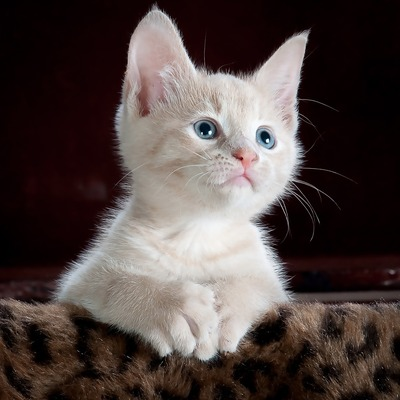
#> input picture 02-calculus-and-linear-algebra/2026-11-21-derivative-and-its-applications-practice-lab/data/cat.jpg, 400 x 400 px
$ jupyter execute 03_image_gradients_finite_differences_and_convolution.ipynb   (older library calls are emulated)
#> lines starting #> are read from the running program, lines starting #| are printed output that depends on the picture
# Lab 03: Image Gradients, Finite Differences, and 2D Convolution

[Back to Session Overview](../README.md) · [Module 02 Index](../../README.md)

---

## Overview

In computer vision and image processing, a digital image is represented as a discrete 2D scalar field $I(x, y)$ of pixel intensities. Visual features such as boundaries, contours, textures, and edges correspond to sharp spatial changes in image intensity.

Because digital images are discrete, spatial differentiation cannot take an infinitesimal limit $\Delta x \to 0$. Instead, we evaluate **discrete difference operators**:
1. **Discrete Image Representations:** Inspecting grayscale $(H, W)$ and RGB $(H, W, 3)$ structures in pure Python and NumPy.
2. **Horizontal and Vertical Spatial Gradients:** Approximating directional derivatives using forward and central finite difference schemes without convolution.
3. **Gradient Magnitude & Angle:** Computing $G(x, y) = \sqrt{G_x^2 + G_y^2}$ and $\theta(x, y) = \arctan2(G_y, G_x)$.
4. **2D Discrete Convolution:** Implementing spatial filtering using 2D difference kernels ($x$-kernel and $y$-kernel).
5. **The Sobel Operator:** Exploring separable $3 \times 3$ smoothing + differentiation kernels, verifying manual lecture hand-calculations ($a = -211 \implies |a| = 211$), and benchmarking against OpenCV.

[cell 1]
import math
from pathlib import Path

import cv2
import matplotlib.pyplot as plt
import numpy as np

plt.rcParams["figure.figsize"] = (12, 6)
plt.rcParams["axes.grid"] = False

---

## 1. Digital Image Representation

A grayscale image is an $H \times W$ matrix where each pixel is an 8-bit unsigned integer $p \in [0, 255]$:
- $0$: Absolute black
- $255$: Pure white

A color image is an $H \times W \times 3$ tensor with red, green, and blue intensity channels.

Here we load `../data/cat.jpg` and convert it into a pure Python 2D list `list[list[int]]` to demonstrate first-principles algorithms before using vectorized libraries.

[cell 2]
data_path = Path("../data/cat.jpg")
assert data_path.is_file(), f"Image fixture not found at {data_path.resolve()}"

# Load image in grayscale and color modes using OpenCV
img_bgr = cv2.imread(str(data_path), cv2.IMREAD_COLOR)
#> img_bgr is the input picture: shape (400, 400, 3); mean B, G, R 66.7, 69.3, 80.9
img_rgb = cv2.cvtColor(img_bgr, cv2.COLOR_BGR2RGB)
img_gray = cv2.imread(str(data_path), cv2.IMREAD_GRAYSCALE)
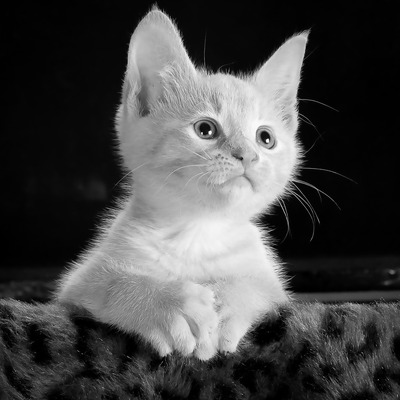
#> img_gray: shape (400, 400); min 0, max 255, mean 72.4

print(f"Color Image Shape:     {img_rgb.shape} (dtype: {img_rgb.dtype})")
#| Color Image Shape:     (400, 400, 3) (dtype: uint8)
print(f"Grayscale Image Shape: {img_gray.shape} (dtype: {img_gray.dtype})")
#| Grayscale Image Shape: (400, 400) (dtype: uint8)
print(f"Intensity Range:       [{img_gray.min()}, {img_gray.max()}]")
#| Intensity Range:       [0, 255]

# Convert to pure-Python nested 2D list for first-principles algorithmic implementation
cat_image_list = img_gray.tolist()
#> cat_image_list = 400 items
assert isinstance(cat_image_list, list)
assert isinstance(cat_image_list[0], list)
print(f"Pure Python List Size: {len(cat_image_list)} rows x {len(cat_image_list[0])} cols")
#| Pure Python List Size: 400 rows x 400 cols

---

## 2. Spatial Derivatives Without Convolution (Nested Loops)

On a continuous function, $f'(x) = \lim_{\Delta x \to 0} \frac{f(x+\Delta x) - f(x-\Delta x)}{2\Delta x}$. On a discrete image grid with unit pixel spacing $\Delta x = 1$, the central difference across symmetric neighbors is:

$$G_x(i, j) = I(i, j+1) - I(i, j-1)$$
$$G_y(i, j) = I(i+1, j) - I(i-1, j)$$

The combined **gradient magnitude** measures total edge strength:

$$G(i, j) = \sqrt{G_x(i, j)^2 + G_y(i, j)^2}$$

[cell 3]
def compute_x_derivative(image):
    """Compute horizontal image derivative G_x via central difference."""
    h = len(image)
    w = len(image[0])
    x_derivative = [[0.0] * w for _ in range(h)]
    for i in range(1, h - 1):
        for j in range(1, w - 1):
            x_derivative[i][j] = float(image[i][j + 1] - image[i][j - 1])
    return x_derivative


def compute_y_derivative(image):
    """Compute vertical image derivative G_y via central difference."""
    h = len(image)
    w = len(image[0])
    y_derivative = [[0.0] * w for _ in range(h)]
    for i in range(1, h - 1):
        for j in range(1, w - 1):
            y_derivative[i][j] = float(image[i + 1][j] - image[i - 1][j])
    return y_derivative


def compute_gradient_magnitude(image):
    """Compute overall edge magnitude G = sqrt(G_x^2 + G_y^2)."""
    x_d = compute_x_derivative(image)
#> in compute_x_derivative, `h = len(image)`: h = 400
#> in compute_x_derivative, `x_derivative = [[0.0] * w for _ in range(h)]`: x_derivative = 400 items
    y_d = compute_y_derivative(image)
    h = len(image)
    w = len(image[0])
    mag = [[0.0] * w for _ in range(h)]
    for i in range(1, h - 1):
        for j in range(1, w - 1):
            mag[i][j] = math.sqrt(x_d[i][j] ** 2 + y_d[i][j] ** 2)
    return mag, x_d, y_d


grad_mag_list, gx_list, gy_list = compute_gradient_magnitude(cat_image_list)
#> in compute_y_derivative, `h = len(image)`: h = 400
#> in compute_y_derivative, `y_derivative = [[0.0] * w for _ in range(h)]`: y_derivative = 400 items
#> in compute_gradient_magnitude, `h = len(image)`: h = 400
#> in compute_gradient_magnitude, `mag = [[0.0] * w for _ in range(h)]`: mag = 400 items
#> grad_mag_list = 400 items; gx_list = 400 items; gy_list = 400 items
gx_arr = np.array(gx_list)
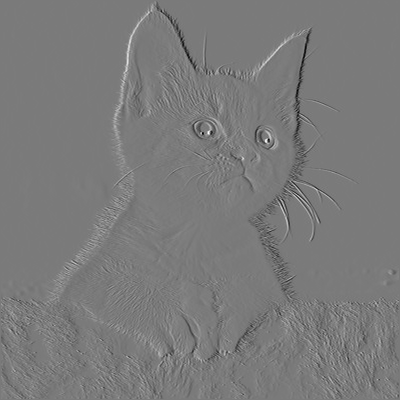
#> gx_arr: shape (400, 400) float64; min -215, max 231, mean 0; drawn with min black and max white
gy_arr = np.array(gy_list)
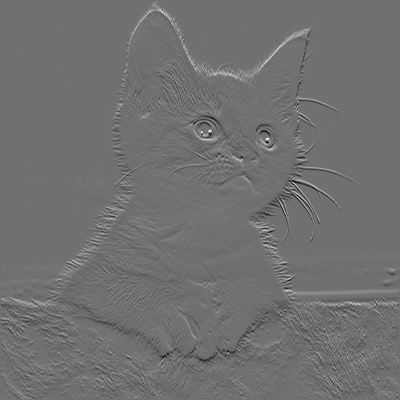
#> gy_arr: shape (400, 400) float64; min -182, max 229, mean 0.1; drawn with min black and max white
mag_arr = np.array(grad_mag_list)
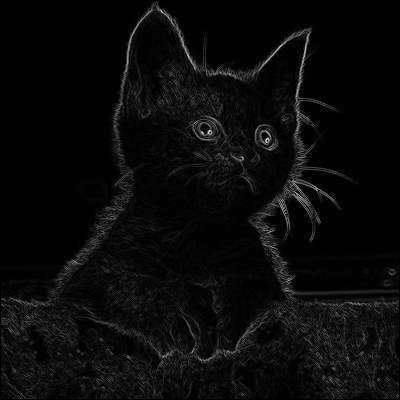
#> mag_arr: shape (400, 400) float64; min 0, max 296.5, mean 11.9; drawn with min black and max white

print(f"G_x Range:       [{gx_arr.min():.1f}, {gx_arr.max():.1f}]")
#| G_x Range:       [-215.0, 231.0]
print(f"G_y Range:       [{gy_arr.min():.1f}, {gy_arr.max():.1f}]")
#| G_y Range:       [-182.0, 229.0]
print(f"Magnitude Range: [{mag_arr.min():.1f}, {mag_arr.max():.1f}]")
#| Magnitude Range: [0.0, 296.5]

---

## 3. Spatial Differentiation Using 2D Convolution

Computing discrete differences by accessing specific array neighbors is mathematically equivalent to **2D cross-correlation / convolution** with small difference kernels:

- Horizontal kernel $K_x$:
  $$K_x = \begin{bmatrix} 0 & 0 & 0 \\ -1 & 0 & 1 \\ 0 & 0 & 0 \end{bmatrix}$$

- Vertical kernel $K_y$:
  $$K_y = \begin{bmatrix} 0 & -1 & 0 \\ 0 & 0 & 0 \\ 0 & 1 & 0 \end{bmatrix}$$

When sliding $K_x$ over window $I[i-1:i+2, j-1:j+2]$, the sum of products yields:
$$(-1) \cdot I[i, j-1] + (0) \cdot I[i, j] + (1) \cdot I[i, j+1] = I[i, j+1] - I[i, j-1]$$

[cell 4]
def compute_gradient_using_conv(image, kernel):
    """Convolve a 2D image list with an arbitrary 2D kernel."""
    h = len(image)
    w = len(image[0])
    kh = len(kernel)
    kw = len(kernel[0])
    pad_h = kh // 2
    pad_w = kw // 2
    output = [[0.0] * w for _ in range(h)]
    for i in range(pad_h, h - pad_h):
        for j in range(pad_w, w - pad_w):
            val = 0.0
            for ki in range(kh):
                for kj in range(kw):
                    val += kernel[ki][kj] * image[i - pad_h + ki][j - pad_w + kj]
            output[i][j] = val
    return output


x_kernel = [[0, 0, 0], [-1, 0, 1], [0, 0, 0]]
y_kernel = [[0, -1, 0], [0, 0, 0], [0, 1, 0]]

conv_gx = compute_gradient_using_conv(cat_image_list, x_kernel)
#> in compute_gradient_using_conv, `h = len(image)`: h = 400
#> in compute_gradient_using_conv, `output = [[0.0] * w for _ in range(h)]`: output = 400 items
#> conv_gx = 400 items
conv_gy = compute_gradient_using_conv(cat_image_list, y_kernel)
#> conv_gy = 400 items

# Verify exact mathematical equivalence between direct loop and convolution
conv_gx_arr = np.array(conv_gx)
conv_gy_arr = np.array(conv_gy)

assert np.allclose(gx_arr, conv_gx_arr), "Direct G_x and Convolution G_x must match exactly!"
assert np.allclose(gy_arr, conv_gy_arr), "Direct G_y and Convolution G_y must match exactly!"
print("Mathematical parity confirmed: Direct discrete difference == 2D convolution!")

---

## 4. The Sobel Operator & Hand-Calculation Verification

Simple difference kernels are highly sensitive to high-frequency image noise. The **Sobel operator** suppresses noise by combining discrete differentiation along one axis with triangular smoothing along the orthogonal axis:

$$K_x = \begin{bmatrix} 1 \\ 2 \\ 1 \end{bmatrix} \begin{bmatrix} -1 & 0 & 1 \end{bmatrix} = \begin{bmatrix} -1 & 0 & 1 \\ -2 & 0 & 2 \\ -1 & 0 & 1 \end{bmatrix}$$

$$K_y = \begin{bmatrix} -1 \\ 0 \\ 1 \end{bmatrix} \begin{bmatrix} 1 & 2 & 1 \end{bmatrix} = \begin{bmatrix} -1 & -2 & -1 \\ 0 & 0 & 0 \\ 1 & 2 & 1 \end{bmatrix}$$

### Verification of Lecture Slide Hand Calculation (Slide 69)

In the lecture slides, an image patch is convolved with the Sobel $x$-kernel:
$$\text{Input Patch} = \begin{bmatrix} 230 & \cdot & 147 \\ 237 & \cdot & 188 \\ 210 & \cdot & 180 \end{bmatrix}$$

The linear combination is:
$$a = -230 + 147 - 2(237) + 2(188) - 210 + 180 = -230 + 147 - 474 + 376 - 210 + 180 = -211$$
$$f(a) = |a| = 211$$

[cell 5]
# Hand calculation test fixture
sobel_x = [[-1, 0, 1], [-2, 0, 2], [-1, 0, 1]]
sobel_y = [[-1, -2, -1], [0, 0, 0], [1, 2, 1]]

patch = [[230, 0, 147], [237, 0, 188], [210, 0, 180]]

# Compute Sobel x-response on patch center
a = 0
for r in range(3):
    for c in range(3):
        a += sobel_x[r][c] * patch[r][c]

print(f"Calculated Sobel response a: {a}")
print(f"Absolute response |a|:       {abs(a)}")

assert a == -211, f"Expected a = -211, got {a}"
assert abs(a) == 211, f"Expected |a| = 211, got {abs(a)}"
print("Exact match with lecture slide calculation confirmed!")

---

## 5. Visualizing Image Gradients & Benchmarking with OpenCV

Here we compute full-image Sobel filtering using OpenCV's optimized C++ routines and visualize the directional gradients alongside the edge magnitude.

[cell 6]
# OpenCV Sobel gradients (64-bit float precision to preserve negative gradients)
sobel_x_cv = cv2.Sobel(img_gray, cv2.CV_64F, 1, 0, ksize=3)
sobel_y_cv = cv2.Sobel(img_gray, cv2.CV_64F, 0, 1, ksize=3)
sobel_mag_cv = np.sqrt(sobel_x_cv**2 + sobel_y_cv**2)

# Normalize for 8-bit display:
# For directional gradients, shift level by +128 so 0 appears middle gray
gx_display = cv2.convertScaleAbs(sobel_x_cv)
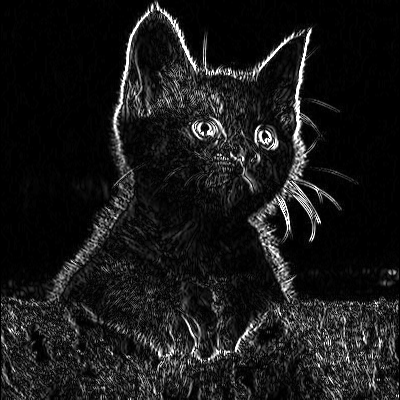
#> gx_display: shape (400, 400); min 0, max 255, mean 24.7
gy_display = cv2.convertScaleAbs(sobel_y_cv)
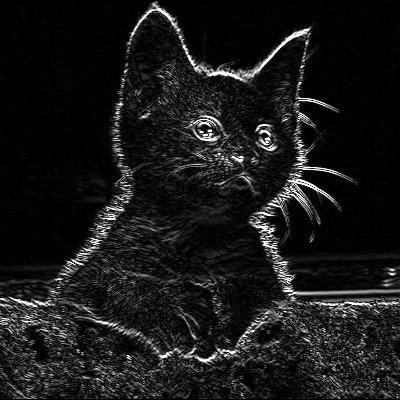
#> gy_display: shape (400, 400); min 0, max 255, mean 24.6
mag_display = np.clip(sobel_mag_cv, 0, 255).astype(np.uint8)
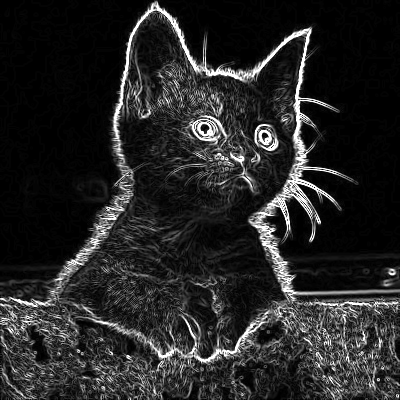
#> mag_display: shape (400, 400); min 0, max 255, mean 37.9

fig, axes = plt.subplots(2, 2, figsize=(14, 12))
axes[0, 0].imshow(img_rgb)
axes[0, 0].set_title("Input Image (RGB)", fontsize=13, fontweight="bold")

axes[0, 1].imshow(sobel_x_cv, cmap="gray", vmin=-255, vmax=255)
axes[0, 1].set_title(
    "Horizontal Gradient G_x (Sobel X: Vertical Edges)", fontsize=13, fontweight="bold"
)

axes[1, 0].imshow(sobel_y_cv, cmap="gray", vmin=-255, vmax=255)
axes[1, 0].set_title(
    "Vertical Gradient G_y (Sobel Y: Horizontal Edges)", fontsize=13, fontweight="bold"
)

axes[1, 1].imshow(mag_display, cmap="gray")
axes[1, 1].set_title("Gradient Magnitude G = sqrt(G_x^2 + G_y^2)", fontsize=13, fontweight="bold")

for ax in axes.flatten():
    ax.axis("off")

plt.tight_layout()
plt.show()
